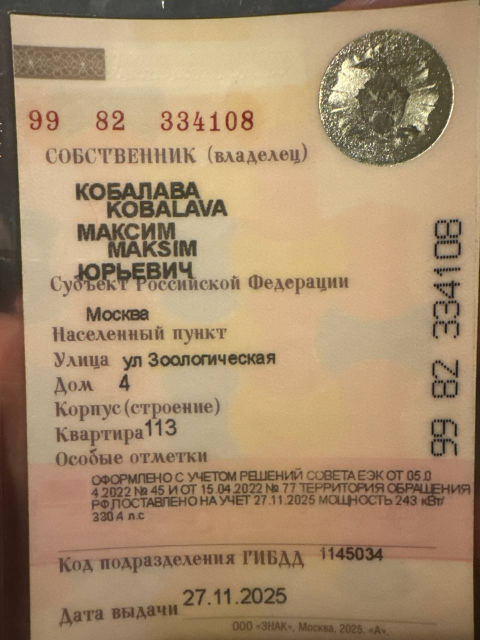
#> input picture data/test3.png, 960 x 1280 px (shown at 1/2 size)
$ python -i preprocess.py   (imports and definitions only)
#> lines starting #> are read from the running program, lines starting #| are printed output that depends on the picture; after the words box and inside, x2 and y2 are one past the last pixel; in counts of white or black regions, pixels touching at a corner belong together
from __future__ import annotations

from dataclasses import dataclass
from pathlib import Path
from tempfile import TemporaryDirectory

import numpy as np


@dataclass(frozen=True)
class ImageVariant:
    name: str
    path: Path


def _import_cv2():
    try:
        import cv2  # type: ignore
    except ImportError as exc:
        raise RuntimeError(
            "OpenCV is required for image preprocessing. Install dependencies with: "
            "pip install -r requirements.txt"
        ) from exc
    return cv2


def read_image(path: Path) -> np.ndarray:
    """Read image using a Windows-friendly unicode path flow."""
#> called with path = '../../data/test3.png'
    cv2 = _import_cv2()
    data = np.fromfile(str(path), dtype=np.uint8)
    image = cv2.imdecode(data, cv2.IMREAD_COLOR)
#> image is the input picture: shape (1280, 960, 3); mean B, G, R 110.7, 142.4, 168.4
    if image is None:
        raise ValueError(f"Cannot read image: {path}")
    return image


# [8 lines left out: function write_image, not called in this run]


def build_variants(
    image_path: Path,
    output_dir: Path | None = None,
    min_width: int = 1800,
    max_width: int = 2200,
) -> list[ImageVariant]:
    """Create OCR-oriented variants and return their file paths.

    EasyOCR often benefits from both a contrast-enhanced grayscale image and a
    thresholded image. The OCR step later chooses the variant with the stronger
    aggregate confidence.
    """
    cv2 = _import_cv2()
    image = read_image(image_path)

    height, width = image.shape[:2]
#> height = 1280; width = 960
    if width < min_width:
        scale = min_width / max(width, 1)
#> scale = 1.88
        image = cv2.resize(
            image,
            (int(width * scale), int(height * scale)),
            interpolation=cv2.INTER_CUBIC,
        )
#> image: shape (2400, 1800, 3)
    elif width > max_width:
        scale = max_width / width
        image = cv2.resize(
            image,
            (int(width * scale), int(height * scale)),
            interpolation=cv2.INTER_AREA,
        )

    gray = cv2.cvtColor(image, cv2.COLOR_BGR2GRAY)
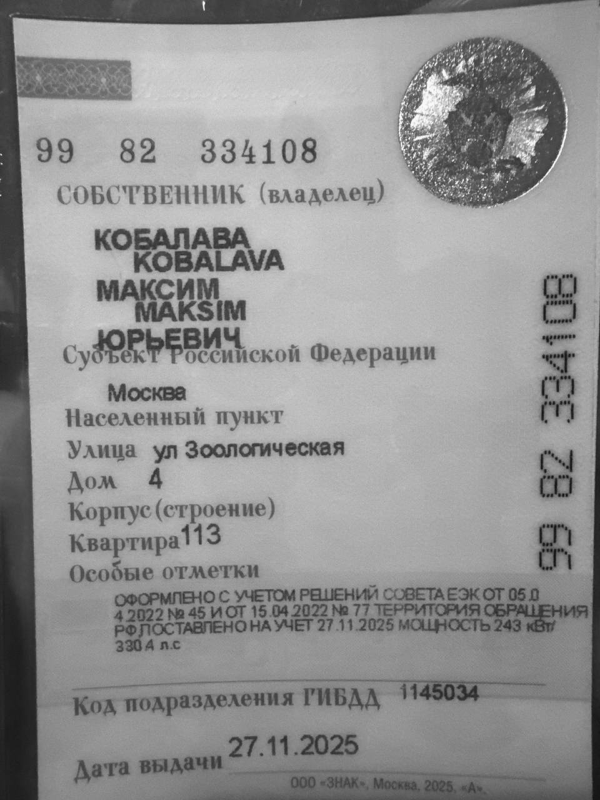
#> gray: shape (2400, 1800) (shown at 1/3 size); min 9, max 255, mean 146.6
    gray = cv2.fastNlMeansDenoising(gray, h=7)

    clahe = cv2.createCLAHE(clipLimit=2.0, tileGridSize=(8, 8))
    contrast = clahe.apply(gray)
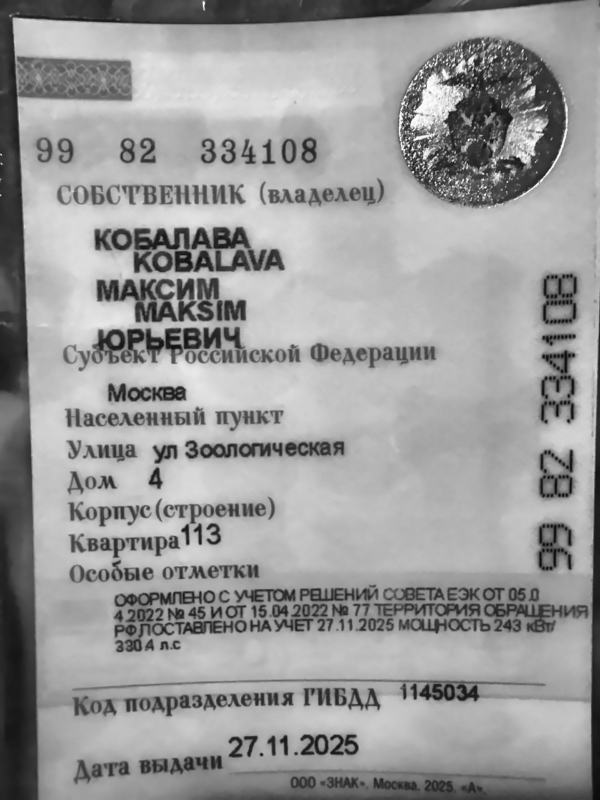
#> contrast: shape (2400, 1800) (shown at 1/3 size); min 5, max 255, mean 154.2

    blurred = cv2.GaussianBlur(contrast, (0, 0), sigmaX=1.2)
    sharpened = cv2.addWeighted(contrast, 1.6, blurred, -0.6, 0)

    threshold = cv2.adaptiveThreshold(
        sharpened,
        255,
        cv2.ADAPTIVE_THRESH_GAUSSIAN_C,
        cv2.THRESH_BINARY,
        31,
        11,
    )
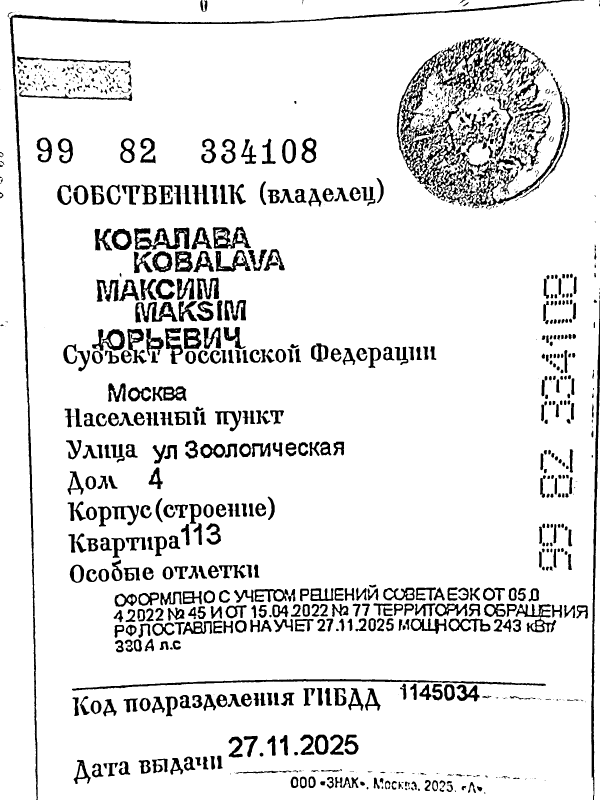
#> threshold: shape (2400, 1800) (shown at 1/3 size); 89.6% white; 1103 black regions (365 under 20 px), largest, box (x1, y1, x2, y2) and area: (1190, 111, 1698, 627) 47474, (29, 0, 1753, 2400) 24755, (1773, 900, 1800, 2400) 9492

    if output_dir is None:
        temp = TemporaryDirectory(prefix="sts_fio_")
        output_dir = Path(temp.name)
        # Keep temp alive by attaching it to the function object for the process
        # lifetime. This is intentionally small and avoids leaking debug files.
        holders = getattr(build_variants, "_temp_holders", [])
        holders.append(temp)
        setattr(build_variants, "_temp_holders", holders)
    else:
        output_dir.mkdir(parents=True, exist_ok=True)

#> (the run stopped early here; a loop or call above may not have finished)
